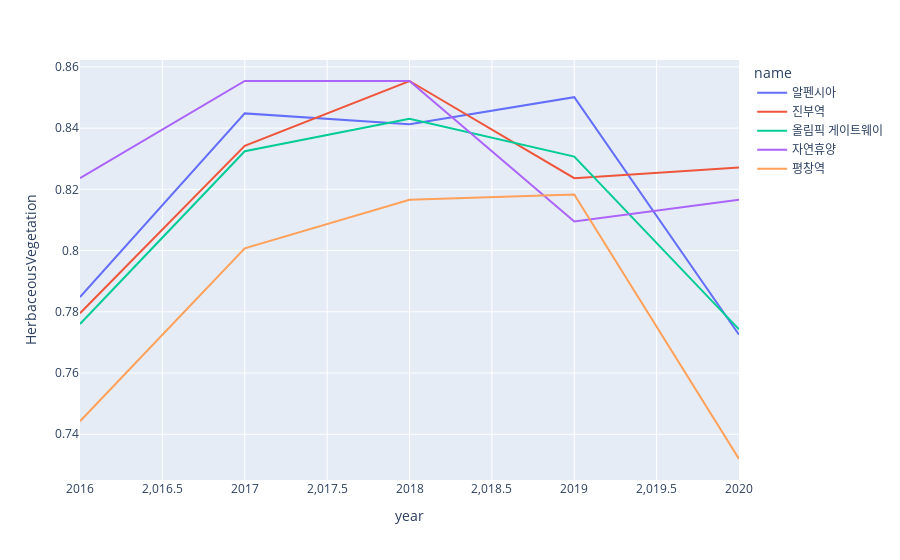

Notebook code cell kept with this figure:
### Code cell
import plotly.express as px

# df = px.data.gapminder().query("continent=='Oceania'")
fig = px.line(df_result, x="year", y="HerbaceousVegetation", color='name')
fig.show()

### Figure 1 — Plotly figure (JSON) as saved in the notebook; plotly's stock layout.template omitted (floating-point values rounded to 4 significant figures)
{"data": [{"hovertemplate": "name=알펜시아<br>year=%{x}<br>HerbaceousVegetation=%{y}<extra></extra>", "legendgroup": "알펜시아", "line": {"color": "#636efa", "dash": "solid"}, "mode": "lines", "name": "알펜시아", "orientation": "v", "showlegend": true, "type": "scatter", "x": ["2016", "2017", "2018", "2019", "2020"], "xaxis": "x", "y": [0.7848, 0.8448, 0.8413, 0.8501, 0.7725], "yaxis": "y"}, {"hovertemplate": "name=진부역<br>year=%{x}<br>HerbaceousVegetation=%{y}<extra></extra>", "legendgroup": "진부역", "line": {"color": "#EF553B", "dash": "solid"}, "mode": "lines", "name": "진부역", "orientation": "v", "showlegend": true, "type": "scatter", "x": ["2016", "2017", "2018", "2019", "2020"], "xaxis": "x", "y": [0.7795, 0.8342, 0.8554, 0.8236, 0.8272], "yaxis": "y"}, {"hovertemplate": "name=올림픽 게이트웨이<br>year=%{x}<br>HerbaceousVegetation=%{y}<extra></extra>", "legendgroup": "올림픽 게이트웨이", "line": {"color": "#00cc96", "dash": "solid"}, "mode": "lines", "name": "올림픽 게이트웨이", "orientation": "v", "showlegend": true, "type": "scatter", "x": ["2016", "2017", "2018", "2019", "2020"], "xaxis": "x", "y": [0.776, 0.8325, 0.843, 0.8307, 0.7743], "yaxis": "y"}, {"hovertemplate": "name=자연휴양<br>year=%{x}<br>HerbaceousVegetation=%{y}<extra></extra>", "legendgroup": "자연휴양", "line": {"color": "#ab63fa", "dash": "solid"}, "mode": "lines", "name": "자연휴양", "orientation": "v", "showlegend": true, "type": "scatter", "x": ["2016", "2017", "2018", "2019", "2020"], "xaxis": "x", "y": [0.8236, 0.8554, 0.8554, 0.8095, 0.8166], "yaxis": "y"}, {"hovertemplate": "name=평창역<br>year=%{x}<br>HerbaceousVegetation=%{y}<extra></extra>", "legendgroup": "평창역", "line": {"color": "#FFA15A", "dash": "solid"}, "mode": "lines", "name": "평창역", "orientation": "v", "showlegend": true, "type": "scatter", "x": ["2016", "2017", "2018", "2019", "2020"], "xaxis": "x", "y": [0.7443, 0.8007, 0.8166, 0.8183, 0.7319], "yaxis": "y"}], "layout": {"legend": {"title": {"text": "name"}, "tracegroupgap": 0}, "margin": {"t": 60}, "xaxis": {"anchor": "y", "domain": [0, 1], "title": {"text": "year"}}, "yaxis": {"anchor": "x", "domain": [0, 1], "title": {"text": "HerbaceousVegetation"}}}}
